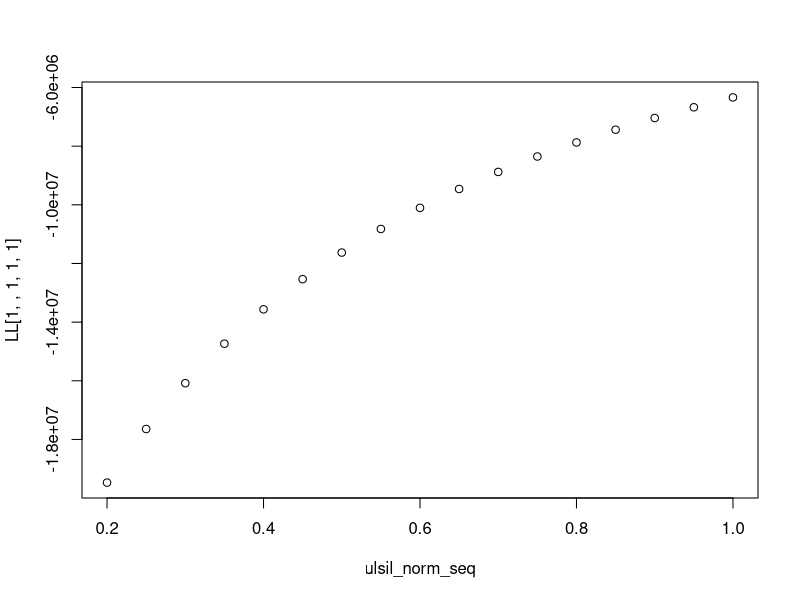

Reproduce this figure in R.
### MARKOV MODEL HPV DRAFT
## Gwen Oliver
## Jan 23, 2021

### COMBINED MODEL ###

### Profile likelihood estimation

# Profile likelihood estimation function

profile <- function(norm_ulsil,ulsil_norm,ulsil_uhsil,uhsil_ulsil,uhsil_ucan){

  #### Starting parameters
  t = 1000
  N.states = 8
  Pop_size = 154566548

  #### Transition probabilities

  # aging into/out of cohort
  age_in <- 1/20
  age_out <- age_in

  # dying of unrelated cause
  die <- 0.01

  # undetected
  #norm_ulsil <- 0.1
  #ulsil_norm <- 0.5
  #ulsil_uhsil <- 0.18
  #uhsil_ulsil <- 0.2
  #uhsil_ucan <- 0.04

  # detected
  norm_dlsil <- norm_ulsil
  dlsil_norm <- ulsil_norm
  dlsil_dhsil <- ulsil_uhsil
  dhsil_dlsil <- 0.1
  dhsil_dcan <- 0.01
  dcan_dcandeath <- 0.1

  # treatment
  dhsil_norm <- 0.9*0.9
  dcan_norm <- 0.5*1

  # BRFSS rates!!
  # screening
  ulsil_dlsil <- 0.83/3
  uhsil_dhsil <- 0.83/3
  ucan_dcan <- 0.83/3

  # loss to follow up
  dlsil_uhsil <- 0.17/3
  dhsil_ucan <- 0.17/3


  # Starting number in each state
  
  # Create years label
  prefix = "Year"
  suffix = seq(1:t)
  years = paste(prefix, suffix, sep=" ")

  # Create empty array
  mat1 = matrix(NA, t, N.states, dimnames=list(years, c("Normal","Undet_LSIL","Det_LSIL","Undet_HSIL","Det_HSIL","Undet_Cancer","Det_Cancer","Cancer Death")))

  # Assign starting prevalence of each state
  prev1 = 0.8
  prev2 = 0.1
  prev3 = 0
  prev4 = 0.1
  prev5 = 0
  prev6 = 0
  prev7 = 0
  prev8 = 0

  # Assign starting states
  set.seed(123)
  mat1[1,] <- rmultinom(1, Pop_size, prob=c(prev1,prev2,prev3,prev4,prev5,prev6,prev7,prev8)) 

  # Run model
  for(i in 2:t){
    # Normal (1)
    mat1[i,1] <- (mat1[(i-1),1]) +  
      (Pop_size*age_in) +        # age in (need to adjust this)
      (mat1[(i-1),2])*ulsil_norm + # undetected LSIL regress to normal
      (mat1[(i-1),5])*dhsil_norm + # detected HSIL treated to normal
      (mat1[(i-1),7])*dcan_norm +  # detected cancer treated to normal
      (mat1[(i-1),3])*dlsil_norm - # detected LSIL regress to normal
      (mat1[(i-1),1])*norm_ulsil - # normal progress to undetected LSIL
      (mat1[(i-1),1])*norm_dlsil - # normal progress to detected LSIL
      (mat1[(i-1),1])*age_out -  # age out
      (mat1[(i-1),1])*die        # die (unrelated)
    # LSIL undetected (2)
    mat1[i,2] <- (mat1[(i-1),2]) + 
      # Age in (need to add this)
      (mat1[(i-1),1])*norm_ulsil +  # normal progress to undetected LSIL
      (mat1[(i-1),4])*uhsil_ulsil - # undetected HSIL regress to undetected LSIL
      (mat1[(i-1),2])*ulsil_norm -  # undetected LSIL regress to normal
      (mat1[(i-1),2])*ulsil_uhsil - # undetected LSIL progress to undetected HSIL
      (mat1[(i-1),2])*ulsil_dlsil - # undetected LSIL screened to detected LSIL
      (mat1[(i-1),2])*age_out -   # age out
      (mat1[(i-1),2])*die         # die (unrelated)
    # LSIL detected (3)
    mat1[i,3] <- (mat1[(i-1),3]) + 
      # Age in (need to add this)
      (mat1[(i-1),1])*norm_dlsil +  # normal progress to detected LSIL
      (mat1[(i-1),5])*dhsil_dlsil + # detected HSIL regress to detected LSIL
      (mat1[(i-1),2])*ulsil_dlsil - # undetected LSIL screened to detected LSIL
      (mat1[(i-1),3])*dlsil_norm -  # detected LSIL regress to normal
      (mat1[(i-1),3])*dlsil_dhsil - # detected LSIL progress to detected HSIL
      (mat1[(i-1),3])*dlsil_uhsil - # detected LSIL LTFU to undetected HSIL
      (mat1[(i-1),3])*age_out -   # age out
      (mat1[(i-1),3])*die         # die (unrelated)
  # HSIL undetected (4) 
    mat1[i,4] <- (mat1[(i-1),4]) + 
      (mat1[(i-1),2])*ulsil_uhsil + # undetected LSIL progress to undetected HSIL 
      (mat1[(i-1),3])*dlsil_uhsil - # detected LSIL progress to undetected HSIL
      (mat1[(i-1),4])*uhsil_ulsil - # undetected HSIL regress to undetected LSIL
      (mat1[(i-1),4])*uhsil_ucan -  # undetected HSIL progress to undetected cancer
      (mat1[(i-1),4])*uhsil_dhsil - # undetected HSIL screened to detected HSIL
      (mat1[(i-1),4])*age_out -   # age out
      (mat1[(i-1),4])*die         # die (unrelated)
    # HSIL detected (5)
    mat1[i,5] <- (mat1[(i-1),5]) + 
      (mat1[(i-1),3])*dlsil_dhsil + # detected LSIL progress to detected HSIL
      (mat1[(i-1),4])*uhsil_dhsil - # undetected HSIL screened to detected HSIL
      (mat1[(i-1),5])*dhsil_dlsil - # detected HSIL regress to detected LSIL
      (mat1[(i-1),5])*dhsil_ucan -  # detected HSIL LTFU to undetected cancer
      (mat1[(i-1),5])*dhsil_dcan -  # detected HSIL progress to detected cancer
      (mat1[(i-1),5])*dhsil_norm -  # detected HSIL treated to normal
      (mat1[(i-1),5])*age_out -   # age out
      (mat1[(i-1),5])*die         # die (unrelated)
    # Cancer undetected (6)
    mat1[i,6] <- (mat1[(i-1),6]) +
      (mat1[(i-1),4])*uhsil_ucan +  # undetected HSIL progress to undetected cancer
      (mat1[(i-1),5])*dhsil_ucan -  # detected HSIL progress to undetected cancer
      (mat1[(i-1),6])*ucan_dcan -   # undetected cancer screened to detected cancer
      (mat1[(i-1),6])*age_out -   # age out
      (mat1[(i-1),6])*die         # die (unrelated)
    # Cancer detected (7)
    mat1[i,7] <- (mat1[(i-1),7]) +
      (mat1[(i-1),5])*dhsil_dcan +     # detected HSIL progress to detected cancer
      (mat1[(i-1),6])*ucan_dcan -      # undetected cancer screened to detected cancer
      (mat1[(i-1),7])*dcan_dcandeath - # detected cancer progress to cancer death
      (mat1[(i-1),7])*dcan_norm -      # detected cancer treated to normal
      (mat1[(i-1),7])*age_out -      # age out
      (mat1[(i-1),7])*die            # die (unrelated)
    # Cancer deaths (8)
    mat1[i,8] <-
      (mat1[(i-1),7])*dcan_dcandeath # detected cancer progress to cancer death
  
  }

  mat1 <- round(mat1,0)
  
  # Vector of HSIL, cancer, and cancer death at steady state for iteration
  result <- c(mat1[1000,5],mat1[1000,7],mat1[1000,7])
  
  # Log likelihood of result vs predicted
  LL <- sum(dpois(result, c(216000,11778,3663), log=TRUE))
  
  output <- list("Results"=result, "LL"=LL)
  
  return(output)

}



################### Run function with many inputs #######################

# Inputs
norm_ulsil_seq <- 0.1
#ulsil_norm_seq <- 0.5
ulsil_uhsil_seq <- 0.18
uhsil_ulsil_seq <- 0.2
uhsil_ucan_seq <- 0.04

ulsil_norm_seq <- seq(0.2,1,0.05)

# Empty vector for function output
LL <- array(NA, dim=c(length(norm_ulsil_seq),length(ulsil_norm_seq),length(ulsil_uhsil_seq),length(uhsil_ulsil_seq),length(uhsil_ucan_seq)))

Results <- array(NA, dim=c(3,length(norm_ulsil_seq),length(ulsil_norm_seq),length(ulsil_uhsil_seq),length(uhsil_ulsil_seq),length(uhsil_ucan_seq)))

# Time start
ptm <- proc.time()
# Run for loop
for(i in 1:length(norm_ulsil_seq)){
  for(j in 1:length(ulsil_norm_seq)){
    for(k in 1:length(ulsil_uhsil_seq)){
      for(l in 1:length(uhsil_ulsil_seq)){
        for(m in 1:length(uhsil_ucan_seq)){
            LL[i,j,k,l,l] <- profile(norm_ulsil=norm_ulsil_seq[i],ulsil_norm=ulsil_norm_seq[j],ulsil_uhsil=ulsil_uhsil_seq[k],uhsil_ulsil=uhsil_ulsil_seq[l],uhsil_ucan=uhsil_ucan_seq[m])$LL
            Results[,i,j,k,l,l] <- profile(norm_ulsil=norm_ulsil_seq[i],ulsil_norm=ulsil_norm_seq[j],ulsil_uhsil=ulsil_uhsil_seq[k],uhsil_ulsil=uhsil_ulsil_seq[l],uhsil_ucan=uhsil_ucan_seq[m])$Results
            
        }
      }
    }
  }
}
#Time end
proc.time() - ptm

# Plot results
plot(ulsil_norm_seq, LL[1,,1,1,1])

